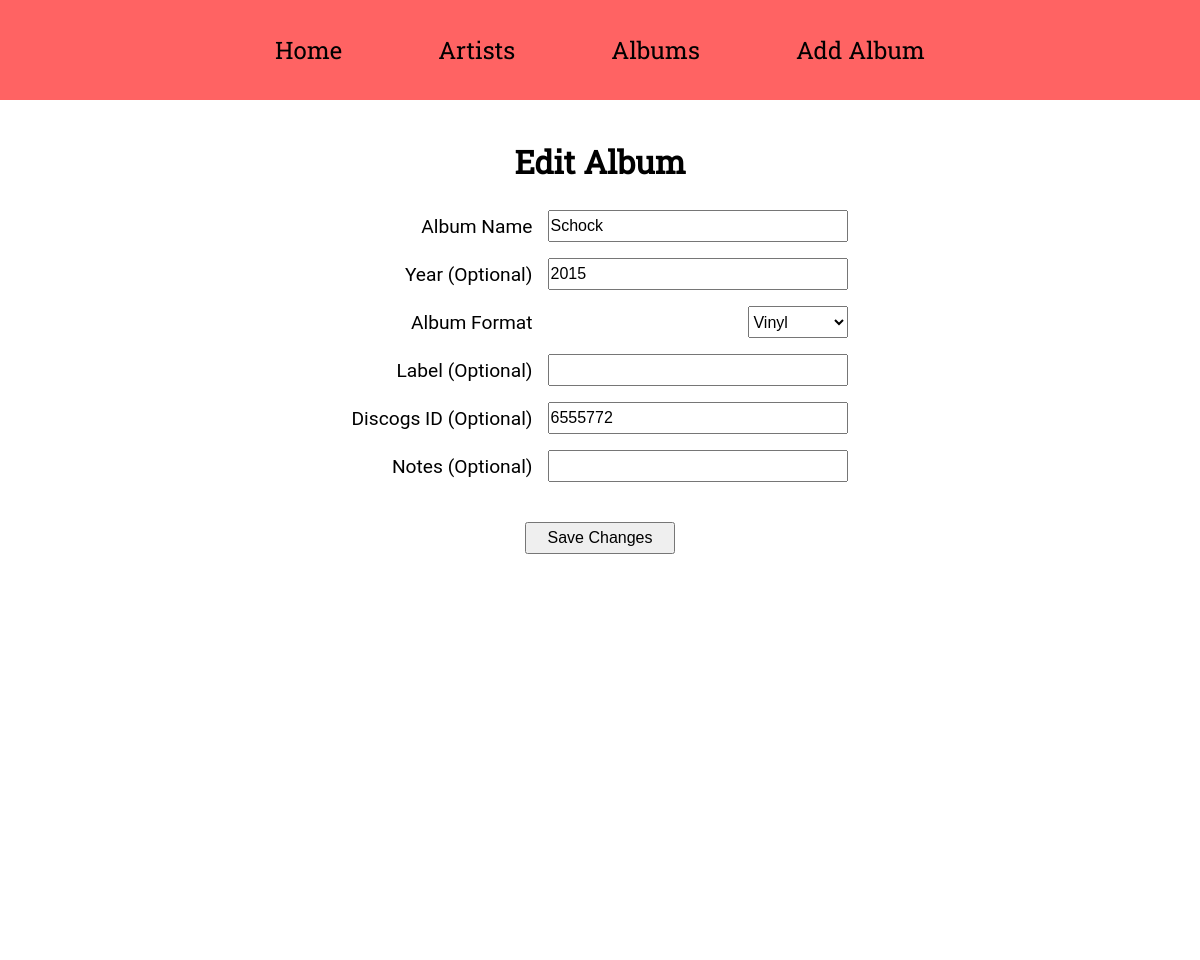
Screenshot of /edit_album/3 with the database file from the repository.
### app/models.py (models this page shows)
class Album(db.Model):
    __tablename__ = "album"
    id: so.Mapped[int] = so.mapped_column(primary_key=True)
    discogs_id: so.Mapped[Optional[int]] = so.mapped_column(sa.Integer, unique=True)
    title: so.Mapped[str] = so.mapped_column(sa.String(64), index=True)
    year: so.Mapped[Optional[int]] = so.mapped_column(sa.SmallInteger)
    format: so.Mapped[AlbumFormat] = so.mapped_column(
        sa.Enum(AlbumFormat, name="album_format")
    )
    label: so.Mapped[Optional[str]] = so.mapped_column(sa.String(64))
    cover_path: so.Mapped[Optional[str]] = so.mapped_column(sa.String(128))
    notes: so.Mapped[Optional[str]] = so.mapped_column(sa.String(256))
    artist_id: so.Mapped[int] = so.mapped_column(sa.ForeignKey(Artist.id), index=True)
    artist: so.Mapped["Artist"] = so.relationship(back_populates="albums")
    tracks: so.Mapped[list["Track"]] = so.relationship(
        back_populates="album", cascade="all, delete-orphan"
    )
    genres: so.Mapped[list["Genre"]] = so.relationship(
        secondary=album_genres, back_populates="albums"
    )

### app/main/routes.py (the view, shortened to what this page needs)
@bp.route("/edit_album/<int:album_id>", methods=["GET", "POST"])
def edit_album(album_id):
    album = db.session.scalar(sa.select(Album).where(Album.id == album_id))
    if not album:
        flash("Album not found.")
        return redirect(url_for("main.albums"))
    form = EditAlbumForm(obj=album)
    return render_template("edit_album.html", title=album.title, form=form, album=album)

### app/main/forms.py
class EditAlbumForm(FlaskForm):
    title = StringField("Album Name", validators=[DataRequired(), Length(max=64)])
    year = IntegerField("Year (Optional)", validators=[Optional()])
    format = SelectField(
        "Album Format",
        choices=[("vinyl", "Vinyl"), ("cd", "CD"), ("digital", "Digital")],
        validators=[DataRequired()],
    )
    label = StringField("Label (Optional)", validators=[Length(max=64)])
    discogs_id = IntegerField("Discogs ID (Optional)", validators=[Optional()])
    notes = StringField("Notes (Optional)", validators=[Length(max=256)])
    submit = SubmitField("Save Changes")

### app/templates/edit_album.html (shortened to what this page needs)
{% extends "base.html" %}
{% block content %}
<div class="edit-album">
    <div class="edit-album-page">
        <h1>Edit Album</h1><br>
        <form class="edit-album-form" action="" method="post">
            <table class="edit-album-form-table">
                <tr>
                    <td>{{ form.title.label }}</td>
                    <td>{{ form.title }}</td>
                </tr>
                <tr>
                    <td>{{ form.year.label }}</td>
                    <td>{{ form.year }}</td>
                </tr>
                <tr>
                    <td>{{ form.format.label }}</td>
                    <td>{{ form.format }}</td>
                </tr>
                <tr>
                    <td>{{ form.label.label }}</td>
                    <td>{{ form.label }}</td>
                </tr>
                <tr>
                    <td>{{ form.discogs_id.label }}</td>
                    <td>{{ form.discogs_id }}</td>
                </tr>
                <tr>
                    <td>{{ form.notes.label }}</td>
                    <td>{{ form.notes }}</td>
                </tr>
            </table>
            <p>
                {{ form.submit() }}
            </p>
        </form>
    </div>
</div>
{% endblock %}

### app/static/css/style.css (style rules this page uses)
* { box-sizing: border-box; margin: 0; padding: 0; }
body { min-height: 100vh; font-family: "Roboto"; }
h1 { font-family: "Roboto Slab"; }
table, th, td { border: 1px solid; border-collapse: collapse; padding: 8px; font-size: 1.2rem; margin-bottom: 2rem; }
.edit-album { height: 100%; width: 100%; display: flex; flex-direction: column; justify-content: flex-start; align-items: center; margin-top: 5rem; }
.edit-album-page { text-align: center; }

### rows the page displays
Album: title "Schock", year "2015", format "Vinyl", discogs_id "6555772"
